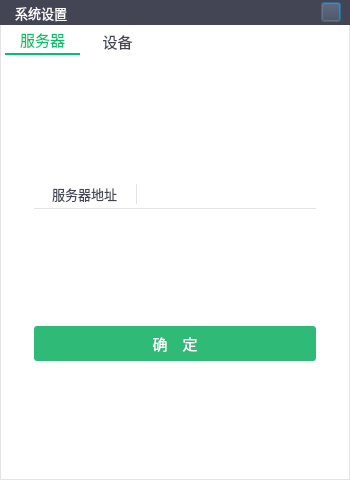
<?xml version="1.0" encoding="UTF-8"?>
<ui version="4.0">
 <class>STSettingClass</class>
 <widget class="QDialog" name="STSettingClass">
  <property name="geometry">
   <rect>
    <x>0</x>
    <y>0</y>
    <width>350</width>
    <height>480</height>
   </rect>
  </property>
  <property name="minimumSize">
   <size>
    <width>350</width>
    <height>480</height>
   </size>
  </property>
  <property name="maximumSize">
   <size>
    <width>350</width>
    <height>480</height>
   </size>
  </property>
  <property name="windowTitle">
   <string>STSetting</string>
  </property>
  <property name="styleSheet">
   <string notr="true">QDialog{
background-color: rgb(255, 255, 255);
}</string>
  </property>
  <layout class="QVBoxLayout" name="verticalLayout_3">
   <property name="spacing">
    <number>0</number>
   </property>
   <property name="leftMargin">
    <number>0</number>
   </property>
   <property name="topMargin">
    <number>0</number>
   </property>
   <property name="rightMargin">
    <number>0</number>
   </property>
   <property name="bottomMargin">
    <number>0</number>
   </property>
   <item>
    <widget class="QWidget" name="widTitle" native="true">
     <property name="minimumSize">
      <size>
       <width>0</width>
       <height>25</height>
      </size>
     </property>
     <property name="maximumSize">
      <size>
       <width>16777215</width>
       <height>25</height>
      </size>
     </property>
     <property name="styleSheet">
      <string notr="true">background-color: #434555;</string>
     </property>
     <layout class="QHBoxLayout" name="horizontalLayout_10">
      <property name="spacing">
       <number>0</number>
      </property>
      <property name="leftMargin">
       <number>15</number>
      </property>
      <property name="topMargin">
       <number>0</number>
      </property>
      <property name="rightMargin">
       <number>0</number>
      </property>
      <property name="bottomMargin">
       <number>0</number>
      </property>
      <item>
       <widget class="QLabel" name="label_3">
        <property name="font">
         <font>
          <family>微软雅黑</family>
          <pointsize>10</pointsize>
         </font>
        </property>
        <property name="styleSheet">
         <string notr="true">color: rgb(255, 255, 255);</string>
        </property>
        <property name="text">
         <string>系统设置</string>
        </property>
       </widget>
      </item>
      <item>
       <spacer name="horizontalSpacer_5">
        <property name="orientation">
         <enum>Qt::Horizontal</enum>
        </property>
        <property name="sizeHint" stdset="0">
         <size>
          <width>448</width>
          <height>20</height>
         </size>
        </property>
       </spacer>
      </item>
      <item>
       <widget class="QWidget" name="widget_17" native="true">
        <layout class="QHBoxLayout" name="horizontalLayout_9">
         <property name="topMargin">
          <number>0</number>
         </property>
         <property name="bottomMargin">
          <number>0</number>
         </property>
         <item>
          <widget class="QPushButton" name="pbClose">
           <property name="minimumSize">
            <size>
             <width>20</width>
             <height>20</height>
            </size>
           </property>
           <property name="maximumSize">
            <size>
             <width>20</width>
             <height>20</height>
            </size>
           </property>
           <property name="styleSheet">
            <string notr="true">
QPushButton{border-image: url(:/SoftTerminal/images/close.png);}

QPushButton:hover:!pressed {
	
	background-color: #ff6741;
}</string>
           </property>
           <property name="text">
            <string/>
           </property>
          </widget>
         </item>
        </layout>
       </widget>
      </item>
     </layout>
    </widget>
   </item>
   <item>
    <widget class="QWidget" name="widget_2" native="true">
     <property name="styleSheet">
      <string notr="true">QWidget#widget_2{border-bottom: 1px solid #e3e3e3;border-left: 1px solid #e3e3e3;
border-right: 1px solid #e3e3e3;}</string>
     </property>
     <layout class="QVBoxLayout" name="verticalLayout">
      <property name="spacing">
       <number>0</number>
      </property>
      <property name="leftMargin">
       <number>5</number>
      </property>
      <property name="topMargin">
       <number>0</number>
      </property>
      <property name="rightMargin">
       <number>5</number>
      </property>
      <property name="bottomMargin">
       <number>5</number>
      </property>
      <item>
       <widget class="QTabWidget" name="tabWidget">
        <property name="font">
         <font>
          <family>微软雅黑</family>
          <pointsize>11</pointsize>
         </font>
        </property>
        <property name="autoFillBackground">
         <bool>false</bool>
        </property>
        <property name="styleSheet">
         <string notr="true">QTabWidget{background-color: #ffffff;}
QTabWidget::pane{border:0px;}

/*QTabWidget::tab-bar{alignment:center;}*/

#tabWidget QTabBar::tab
{
    min-width: 75px;
    min-height: 28px;
	font: 10pt &quot;微软雅黑&quot;;
}


#tabWidget QTabBar::tab:selected
{
    border-bottom: 2px solid #00c36e;
	color:#00c36e;
}

#tabWidget QTabBar::tab:!selected
{
    border-bottom: 0px;
	color: rgb(67, 69, 85);
}
</string>
        </property>
        <property name="tabPosition">
         <enum>QTabWidget::North</enum>
        </property>
        <property name="tabShape">
         <enum>QTabWidget::Rounded</enum>
        </property>
        <property name="currentIndex">
         <number>0</number>
        </property>
        <property name="elideMode">
         <enum>Qt::ElideMiddle</enum>
        </property>
        <property name="usesScrollButtons">
         <bool>false</bool>
        </property>
        <property name="tabsClosable">
         <bool>false</bool>
        </property>
        <property name="tabBarAutoHide">
         <bool>false</bool>
        </property>
        <widget class="QWidget" name="twServer">
         <attribute name="title">
          <string>服务器</string>
         </attribute>
         <layout class="QVBoxLayout" name="verticalLayout_2">
          <item>
           <spacer name="verticalSpacer">
            <property name="orientation">
             <enum>Qt::Vertical</enum>
            </property>
            <property name="sizeHint" stdset="0">
             <size>
              <width>20</width>
              <height>94</height>
             </size>
            </property>
           </spacer>
          </item>
          <item>
           <widget class="QWidget" name="widget" native="true">
            <layout class="QHBoxLayout" name="horizontalLayout">
             <property name="spacing">
              <number>0</number>
             </property>
             <property name="leftMargin">
              <number>20</number>
             </property>
             <property name="topMargin">
              <number>10</number>
             </property>
             <property name="rightMargin">
              <number>20</number>
             </property>
             <property name="bottomMargin">
              <number>5</number>
             </property>
             <item>
              <widget class="QWidget" name="widget_8" native="true">
               <property name="minimumSize">
                <size>
                 <width>0</width>
                 <height>30</height>
                </size>
               </property>
               <property name="maximumSize">
                <size>
                 <width>16777215</width>
                 <height>30</height>
                </size>
               </property>
               <property name="styleSheet">
                <string notr="true">QWidget#widget_8{border: 0px;border-bottom: 1px solid #e3e3e3;}
</string>
               </property>
               <layout class="QHBoxLayout" name="horizontalLayout_7">
                <property name="leftMargin">
                 <number>5</number>
                </property>
                <property name="topMargin">
                 <number>5</number>
                </property>
                <property name="rightMargin">
                 <number>5</number>
                </property>
                <property name="bottomMargin">
                 <number>5</number>
                </property>
                <item>
                 <widget class="QLabel" name="label">
                  <property name="font">
                   <font>
                    <family>微软雅黑</family>
                    <pointsize>10</pointsize>
                   </font>
                  </property>
                  <property name="styleSheet">
                   <string notr="true">color: rgb(67, 69, 85);</string>
                  </property>
                  <property name="text">
                   <string>　服务器地址　</string>
                  </property>
                 </widget>
                </item>
                <item>
                 <widget class="QWidget" name="widget_9" native="true">
                  <property name="minimumSize">
                   <size>
                    <width>10</width>
                    <height>0</height>
                   </size>
                  </property>
                  <property name="maximumSize">
                   <size>
                    <width>10</width>
                    <height>16777215</height>
                   </size>
                  </property>
                  <property name="font">
                   <font>
                    <family>Adobe Arabic</family>
                   </font>
                  </property>
                  <property name="styleSheet">
                   <string notr="true">border: 0px;border-left: 1px solid #e3e3e3;
</string>
                  </property>
                 </widget>
                </item>
               </layout>
              </widget>
             </item>
             <item>
              <widget class="QLineEdit" name="leServerIP">
               <property name="minimumSize">
                <size>
                 <width>0</width>
                 <height>30</height>
                </size>
               </property>
               <property name="maximumSize">
                <size>
                 <width>16777215</width>
                 <height>30</height>
                </size>
               </property>
               <property name="font">
                <font>
                 <family>微软雅黑</family>
                 <pointsize>11</pointsize>
                </font>
               </property>
               <property name="styleSheet">
                <string notr="true">color: rgb(67, 69, 85);border: 0px;border-bottom: 1px solid #e3e3e3;
</string>
               </property>
               <property name="maxLength">
                <number>20</number>
               </property>
              </widget>
             </item>
            </layout>
           </widget>
          </item>
          <item>
           <spacer name="verticalSpacer_2">
            <property name="orientation">
             <enum>Qt::Vertical</enum>
            </property>
            <property name="sizeHint" stdset="0">
             <size>
              <width>20</width>
              <height>94</height>
             </size>
            </property>
           </spacer>
          </item>
          <item>
           <widget class="QWidget" name="widget_5" native="true">
            <layout class="QHBoxLayout" name="horizontalLayout_4">
             <property name="spacing">
              <number>0</number>
             </property>
             <property name="leftMargin">
              <number>20</number>
             </property>
             <property name="topMargin">
              <number>0</number>
             </property>
             <property name="rightMargin">
              <number>20</number>
             </property>
             <property name="bottomMargin">
              <number>0</number>
             </property>
             <item>
              <widget class="QPushButton" name="pbConfirm">
               <property name="minimumSize">
                <size>
                 <width>0</width>
                 <height>35</height>
                </size>
               </property>
               <property name="maximumSize">
                <size>
                 <width>16777215</width>
                 <height>35</height>
                </size>
               </property>
               <property name="font">
                <font>
                 <family>微软雅黑</family>
                 <pointsize>11</pointsize>
                </font>
               </property>
               <property name="styleSheet">
                <string notr="true">

QPushButton {
	border-radius: 3px;
	color: rgb(255, 255, 255);
	background-color: rgb(48, 186, 120);
}
QPushButton:hover:pressed {
	background-color: rgb(48, 186, 120);
}
QPushButton:hover:!pressed {
	
	background-color: rgb(109, 206, 160);
}</string>
               </property>
               <property name="text">
                <string>确　定</string>
               </property>
              </widget>
             </item>
            </layout>
           </widget>
          </item>
          <item>
           <spacer name="verticalSpacer_3">
            <property name="orientation">
             <enum>Qt::Vertical</enum>
            </property>
            <property name="sizeHint" stdset="0">
             <size>
              <width>20</width>
              <height>94</height>
             </size>
            </property>
           </spacer>
          </item>
         </layout>
        </widget>
        <widget class="QWidget" name="twDevice">
         <attribute name="title">
          <string>设备</string>
         </attribute>
         <layout class="QVBoxLayout" name="verticalLayout_4">
          <item>
           <spacer name="verticalSpacer_5">
            <property name="orientation">
             <enum>Qt::Vertical</enum>
            </property>
            <property name="sizeHint" stdset="0">
             <size>
              <width>20</width>
              <height>34</height>
             </size>
            </property>
           </spacer>
          </item>
          <item>
           <widget class="QWidget" name="widget_3" native="true">
            <layout class="QHBoxLayout" name="horizontalLayout_2">
             <property name="spacing">
              <number>0</number>
             </property>
             <property name="leftMargin">
              <number>20</number>
             </property>
             <property name="topMargin">
              <number>10</number>
             </property>
             <property name="rightMargin">
              <number>20</number>
             </property>
             <property name="bottomMargin">
              <number>5</number>
             </property>
             <item>
              <widget class="QWidget" name="widget_10" native="true">
               <property name="minimumSize">
                <size>
                 <width>0</width>
                 <height>30</height>
                </size>
               </property>
               <property name="maximumSize">
                <size>
                 <width>16777215</width>
                 <height>30</height>
                </size>
               </property>
               <property name="styleSheet">
                <string notr="true">QWidget#widget_10{border: 0px;border-bottom: 1px solid #e3e3e3;}
</string>
               </property>
               <layout class="QHBoxLayout" name="horizontalLayout_8">
                <property name="leftMargin">
                 <number>5</number>
                </property>
                <property name="topMargin">
                 <number>5</number>
                </property>
                <property name="rightMargin">
                 <number>5</number>
                </property>
                <property name="bottomMargin">
                 <number>5</number>
                </property>
                <item>
                 <widget class="QLabel" name="label_2">
                  <property name="maximumSize">
                   <size>
                    <width>60</width>
                    <height>16777215</height>
                   </size>
                  </property>
                  <property name="font">
                   <font>
                    <family>微软雅黑</family>
                    <pointsize>10</pointsize>
                   </font>
                  </property>
                  <property name="styleSheet">
                   <string notr="true">color: rgb(67, 69, 85);</string>
                  </property>
                  <property name="text">
                   <string>摄像头</string>
                  </property>
                  <property name="alignment">
                   <set>Qt::AlignCenter</set>
                  </property>
                 </widget>
                </item>
                <item>
                 <widget class="QWidget" name="widget_11" native="true">
                  <property name="minimumSize">
                   <size>
                    <width>10</width>
                    <height>0</height>
                   </size>
                  </property>
                  <property name="maximumSize">
                   <size>
                    <width>10</width>
                    <height>16777215</height>
                   </size>
                  </property>
                  <property name="font">
                   <font>
                    <family>Adobe Arabic</family>
                   </font>
                  </property>
                  <property name="styleSheet">
                   <string notr="true">border: 0px;border-left: 1px solid #e3e3e3;
</string>
                  </property>
                 </widget>
                </item>
               </layout>
              </widget>
             </item>
             <item>
              <widget class="QComboBox" name="cbxCamera">
               <property name="minimumSize">
                <size>
                 <width>200</width>
                 <height>30</height>
                </size>
               </property>
               <property name="font">
                <font>
                 <family>微软雅黑</family>
                 <pointsize>9</pointsize>
                </font>
               </property>
               <property name="focusPolicy">
                <enum>Qt::WheelFocus</enum>
               </property>
               <property name="styleSheet">
                <string notr="true">QComboBox
{
	color: rgb(67, 69, 85);
	border: 0px;
	border-bottom: 1px solid #e3e3e3;
}
QComboBox::drop-down
{
	background-color: white;
	min-width: 30px;
}
QComboBox::down-arrow {
	image: url(:/SoftTerminal/images/triangle_focus.png);
}
QComboBox QAbstractItemView
{
border: 1px solid #e3e3e3;
}
QComboBox QAbstractItemView::item
{
height: 30px;
}</string>
               </property>
              </widget>
             </item>
            </layout>
           </widget>
          </item>
          <item>
           <widget class="QWidget" name="widPreview" native="true">
            <property name="minimumSize">
             <size>
              <width>320</width>
              <height>180</height>
             </size>
            </property>
            <property name="maximumSize">
             <size>
              <width>320</width>
              <height>180</height>
             </size>
            </property>
            <property name="styleSheet">
             <string notr="true">image: url(:/SoftTerminal/images/camoff.png);</string>
            </property>
            <layout class="QHBoxLayout" name="horizontalLayout_3"/>
           </widget>
          </item>
          <item>
           <widget class="QWidget" name="widget_4" native="true">
            <layout class="QHBoxLayout" name="horizontalLayout_6">
             <property name="spacing">
              <number>0</number>
             </property>
             <property name="leftMargin">
              <number>20</number>
             </property>
             <property name="topMargin">
              <number>10</number>
             </property>
             <property name="rightMargin">
              <number>20</number>
             </property>
             <property name="bottomMargin">
              <number>5</number>
             </property>
             <item>
              <widget class="QWidget" name="widget_12" native="true">
               <property name="minimumSize">
                <size>
                 <width>0</width>
                 <height>30</height>
                </size>
               </property>
               <property name="maximumSize">
                <size>
                 <width>16777215</width>
                 <height>30</height>
                </size>
               </property>
               <property name="styleSheet">
                <string notr="true">QWidget#widget_12{border: 0px;border-bottom: 1px solid #e3e3e3;}
</string>
               </property>
               <layout class="QHBoxLayout" name="horizontalLayout_11">
                <property name="leftMargin">
                 <number>5</number>
                </property>
                <property name="topMargin">
                 <number>5</number>
                </property>
                <property name="rightMargin">
                 <number>5</number>
                </property>
                <property name="bottomMargin">
                 <number>5</number>
                </property>
                <item>
                 <widget class="QLabel" name="label_4">
                  <property name="maximumSize">
                   <size>
                    <width>60</width>
                    <height>16777215</height>
                   </size>
                  </property>
                  <property name="font">
                   <font>
                    <family>微软雅黑</family>
                    <pointsize>10</pointsize>
                   </font>
                  </property>
                  <property name="styleSheet">
                   <string notr="true">color: rgb(67, 69, 85);</string>
                  </property>
                  <property name="text">
                   <string>麦克风</string>
                  </property>
                  <property name="alignment">
                   <set>Qt::AlignCenter</set>
                  </property>
                 </widget>
                </item>
                <item>
                 <widget class="QWidget" name="widget_13" native="true">
                  <property name="minimumSize">
                   <size>
                    <width>10</width>
                    <height>0</height>
                   </size>
                  </property>
                  <property name="maximumSize">
                   <size>
                    <width>10</width>
                    <height>16777215</height>
                   </size>
                  </property>
                  <property name="font">
                   <font>
                    <family>Adobe Arabic</family>
                   </font>
                  </property>
                  <property name="styleSheet">
                   <string notr="true">border: 0px;border-left: 1px solid #e3e3e3;
</string>
                  </property>
                 </widget>
                </item>
               </layout>
              </widget>
             </item>
             <item>
              <widget class="QComboBox" name="cbxMic">
               <property name="minimumSize">
                <size>
                 <width>200</width>
                 <height>30</height>
                </size>
               </property>
               <property name="font">
                <font>
                 <family>微软雅黑</family>
                 <pointsize>9</pointsize>
                </font>
               </property>
               <property name="focusPolicy">
                <enum>Qt::WheelFocus</enum>
               </property>
               <property name="styleSheet">
                <string notr="true">QComboBox
{
	color: rgb(67, 69, 85);
	border: 0px;
	border-bottom: 1px solid #e3e3e3;
}
QComboBox::drop-down
{
	background-color: white;
	min-width: 30px;
}
QComboBox::down-arrow {
	image: url(:/SoftTerminal/images/triangle_focus.png);
}
QComboBox QAbstractItemView
{
border: 1px solid #e3e3e3;
}
QComboBox QAbstractItemView::item
{
height: 30px;
}</string>
               </property>
              </widget>
             </item>
            </layout>
           </widget>
          </item>
          <item>
           <spacer name="verticalSpacer_4">
            <property name="orientation">
             <enum>Qt::Vertical</enum>
            </property>
            <property name="sizeHint" stdset="0">
             <size>
              <width>20</width>
              <height>35</height>
             </size>
            </property>
           </spacer>
          </item>
          <item>
           <widget class="QWidget" name="widget_6" native="true">
            <layout class="QHBoxLayout" name="horizontalLayout_5">
             <property name="spacing">
              <number>0</number>
             </property>
             <property name="leftMargin">
              <number>20</number>
             </property>
             <property name="topMargin">
              <number>0</number>
             </property>
             <property name="rightMargin">
              <number>20</number>
             </property>
             <property name="bottomMargin">
              <number>0</number>
             </property>
             <item>
              <widget class="QPushButton" name="pbConfirmDevice">
               <property name="minimumSize">
                <size>
                 <width>0</width>
                 <height>35</height>
                </size>
               </property>
               <property name="maximumSize">
                <size>
                 <width>16777215</width>
                 <height>35</height>
                </size>
               </property>
               <property name="font">
                <font>
                 <family>微软雅黑</family>
                 <pointsize>11</pointsize>
                </font>
               </property>
               <property name="styleSheet">
                <string notr="true">

QPushButton {
	border-radius: 3px;
	color: rgb(255, 255, 255);
	background-color: rgb(48, 186, 120);
}
QPushButton:hover:pressed {
	background-color: rgb(48, 186, 120);
}
QPushButton:hover:!pressed {
	
	background-color: rgb(109, 206, 160);
}</string>
               </property>
               <property name="text">
                <string>确　定</string>
               </property>
              </widget>
             </item>
            </layout>
           </widget>
          </item>
          <item>
           <spacer name="verticalSpacer_6">
            <property name="orientation">
             <enum>Qt::Vertical</enum>
            </property>
            <property name="sizeHint" stdset="0">
             <size>
              <width>20</width>
              <height>34</height>
             </size>
            </property>
           </spacer>
          </item>
         </layout>
        </widget>
       </widget>
      </item>
     </layout>
    </widget>
   </item>
  </layout>
 </widget>
 <resources>
  <include location="../res/softterminal.qrc"/>
 </resources>
 <connections/>
</ui>
